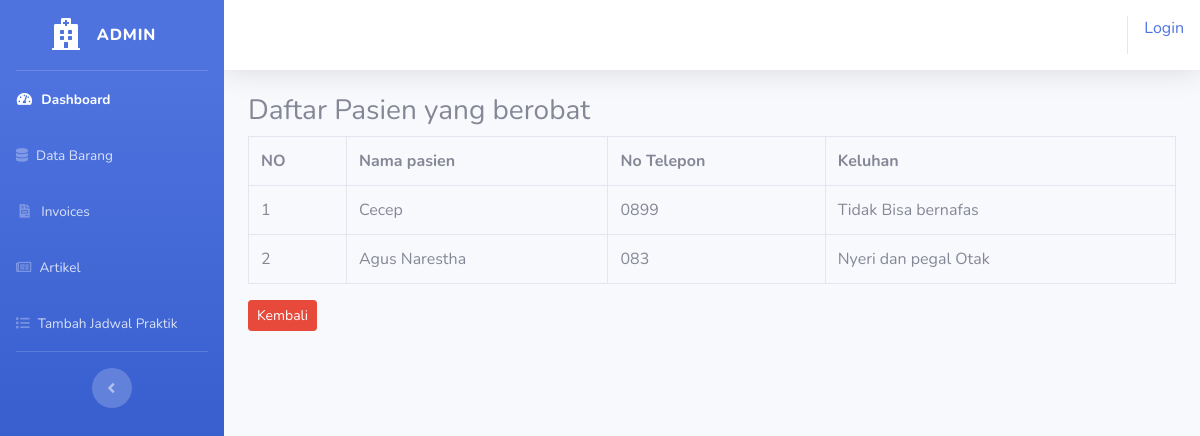
Page /index.php/admin/daftar/pasien/3 on the committed database.
### tables this page shows
CREATE TABLE `tb_pasien` (
  `id_pasien` int(11) NOT NULL,
  `id_praktik` int(11) NOT NULL,
  `nama_pasien` varchar(50) NOT NULL,
  `tlp_pasien` varchar(20) NOT NULL,
  `keluhan` varchar(300) NOT NULL
);

### application/controllers/admin/daftar.php (called while the page is built, shortened)
<?php
class Daftar extends CI_Controller{
    public function pasien($id_praktik){
        $data['praktik'] = $this->model_daftar->pasien($id_praktik);
        $this->load->view('templates-admin/header');
        $this->load->view('templates-admin/sidebar');
        $this->load->view('admin/pasien',$data);
        $this->load->view('templates-admin/footer');
    }
}

### index.php (called while the page is built, shortened)
<?php
require_once BASEPATH.'core/CodeIgniter.php';

### application/models/model_daftar.php (called while the page is built, shortened)
<?php
class Model_daftar extends CI_Model{
    public function pasien($id_pratik){
        $result = $this->db->where('id_praktik',$id_pratik)->get('tb_pasien');
        if($result->num_rows() > 0){
            return $result->result();
        }else{
            return array();
        }
    }
}

### application/views/admin/pasien.php (the view)
<div class="container-fluid">
    <h3>Daftar Pasien yang berobat</h3>
    <table class="table table-bordered">
        <tr>
            <th>NO</th>
            <th>Nama pasien</th>
            <th>No Telepon</th>
            <th>Keluhan</th>
        </tr>
        <?php
        $no=1;
        foreach ($praktik as $prk) :  ?>
            <tr>
                <td><?php echo $no++ ?></td>
                <td><?php echo $prk->nama_pasien ?></td>
                <td><?php echo $prk->tlp_pasien ?></td>
                <td><?php echo $prk->keluhan ?></td>
            </tr>
        <?php endforeach; ?>
    </table>
    <?php echo anchor('admin/daftar/index/','<div class="btn btn-sm btn-danger">Kembali</div>') ?>
</div>

### rows in the picture
tb_pasien: nama_pasien "Cecep", tlp_pasien "0899", keluhan "Tidak Bisa bernafas"
tb_pasien: nama_pasien "Agus Narestha", tlp_pasien "083", keluhan "Nyeri dan pegal Otak"

### other values in the picture
anchor('auth/login','Login') "Login"
